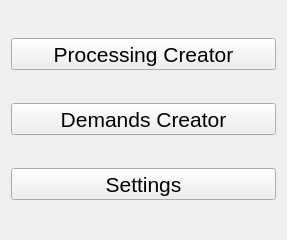
<?xml version="1.0" encoding="UTF-8"?>
<ui version="4.0">
 <class>LauncherDialog</class>
 <widget class="QDialog" name="LauncherDialog">
  <property name="geometry">
   <rect>
    <x>0</x>
    <y>0</y>
    <width>287</width>
    <height>240</height>
   </rect>
  </property>
  <property name="windowTitle">
   <string>Launcer</string>
  </property>
  <layout class="QVBoxLayout" name="verticalLayout">
   <item>
    <widget class="QToolButton" name="btnProcessingCreator">
     <property name="sizePolicy">
      <sizepolicy hsizetype="Minimum" vsizetype="Fixed">
       <horstretch>0</horstretch>
       <verstretch>0</verstretch>
      </sizepolicy>
     </property>
     <property name="font">
      <font>
       <pointsize>16</pointsize>
      </font>
     </property>
     <property name="focusPolicy">
      <enum>Qt::StrongFocus</enum>
     </property>
     <property name="contextMenuPolicy">
      <enum>Qt::DefaultContextMenu</enum>
     </property>
     <property name="layoutDirection">
      <enum>Qt::LeftToRight</enum>
     </property>
     <property name="autoFillBackground">
      <bool>false</bool>
     </property>
     <property name="inputMethodHints">
      <set>Qt::ImhNone</set>
     </property>
     <property name="text">
      <string>Processing Creator</string>
     </property>
     <property name="icon">
      <iconset resource="resources.qrc">
       <normaloff>:/processing_creator/pictures/x256/003-data-processing.png</normaloff>:/processing_creator/pictures/x256/003-data-processing.png</iconset>
     </property>
     <property name="iconSize">
      <size>
       <width>64</width>
       <height>64</height>
      </size>
     </property>
     <property name="autoRepeat">
      <bool>false</bool>
     </property>
     <property name="autoExclusive">
      <bool>false</bool>
     </property>
     <property name="toolButtonStyle">
      <enum>Qt::ToolButtonTextBesideIcon</enum>
     </property>
     <property name="arrowType">
      <enum>Qt::NoArrow</enum>
     </property>
    </widget>
   </item>
   <item>
    <widget class="QToolButton" name="btnDemandsCreator">
     <property name="sizePolicy">
      <sizepolicy hsizetype="Minimum" vsizetype="Fixed">
       <horstretch>0</horstretch>
       <verstretch>0</verstretch>
      </sizepolicy>
     </property>
     <property name="font">
      <font>
       <pointsize>16</pointsize>
      </font>
     </property>
     <property name="text">
      <string>Demands Creator</string>
     </property>
     <property name="icon">
      <iconset resource="resources.qrc">
       <normaloff>:/demands_creator/x256</normaloff>:/demands_creator/x256</iconset>
     </property>
     <property name="iconSize">
      <size>
       <width>64</width>
       <height>64</height>
      </size>
     </property>
     <property name="toolButtonStyle">
      <enum>Qt::ToolButtonTextBesideIcon</enum>
     </property>
     <property name="arrowType">
      <enum>Qt::NoArrow</enum>
     </property>
    </widget>
   </item>
   <item>
    <widget class="QToolButton" name="btnSettings">
     <property name="sizePolicy">
      <sizepolicy hsizetype="Minimum" vsizetype="Fixed">
       <horstretch>0</horstretch>
       <verstretch>0</verstretch>
      </sizepolicy>
     </property>
     <property name="font">
      <font>
       <pointsize>16</pointsize>
      </font>
     </property>
     <property name="cursor">
      <cursorShape>ArrowCursor</cursorShape>
     </property>
     <property name="focusPolicy">
      <enum>Qt::StrongFocus</enum>
     </property>
     <property name="contextMenuPolicy">
      <enum>Qt::DefaultContextMenu</enum>
     </property>
     <property name="layoutDirection">
      <enum>Qt::LeftToRight</enum>
     </property>
     <property name="text">
      <string>Settings</string>
     </property>
     <property name="icon">
      <iconset resource="resources.qrc">
       <normaloff>:/settings/x64</normaloff>:/settings/x64</iconset>
     </property>
     <property name="iconSize">
      <size>
       <width>64</width>
       <height>64</height>
      </size>
     </property>
     <property name="toolButtonStyle">
      <enum>Qt::ToolButtonTextBesideIcon</enum>
     </property>
     <property name="autoRaise">
      <bool>false</bool>
     </property>
     <property name="arrowType">
      <enum>Qt::NoArrow</enum>
     </property>
    </widget>
   </item>
  </layout>
 </widget>
 <resources>
  <include location="resources.qrc"/>
 </resources>
 <connections/>
</ui>
